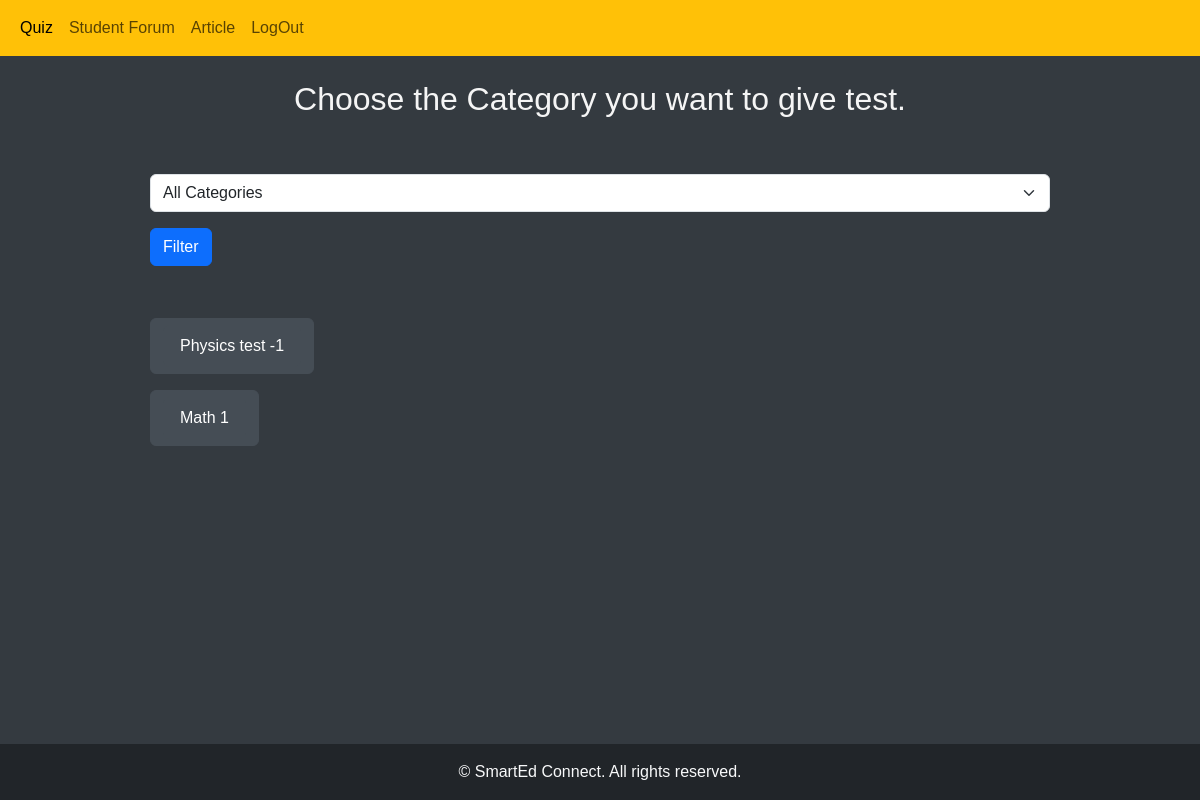
The app's page /newapp/home/ (signed in), older data.
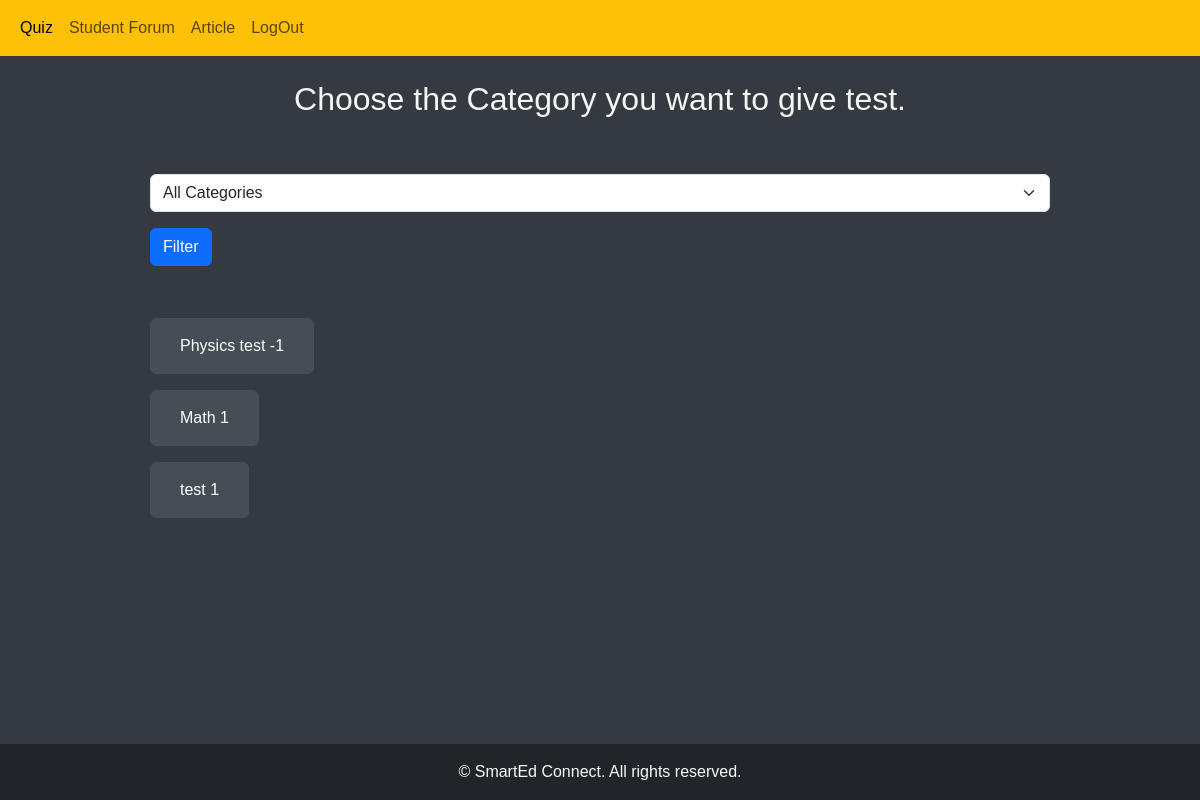
The same page, newer data.
### newapp/models.py (models this page shows, shortened)
class test(models.Model):
    category = models.ForeignKey(Category, on_delete=models.CASCADE)
    name = models.CharField(max_length=200)

### newapp/views.py (the view)
# urls.py: 2. Add a URL to urlpatterns:  path('', views.home, name='home')
@login_required(login_url='/login/')
def home(request):
    print(request.user.is_authenticated)
    category = Category.objects.all()
    test_set = test.objects.all()
    print(request.user.user_type)
    context = {
        'category': category,
        'test': test_set
        }
    if request.user.user_type == 'teacher':
        return render(request, 'teacher.html',context)
    elif request.user.user_type == 'student':
        return render(request, 'student.html',context)
    else:
        return HttpResponse('You need to be a teacher or a student')

### newapp/templates/student.html (shortened to what this page needs)
{% extends 'base.html' %}
{% block test %}
<br>
<h2 id="h2" class="text-center">Choose the Category you want to give test.</h2>
<section class="w-75 mx-auto my-5">
  <form method="POST" action="{% url 'newapp:test_category_filter' %}">
    <select name="selected_category" class="form-select" aria-label="Select Category">
      <option value="">All Categories</option>
    </select>
    <button type="submit" class="btn btn-primary mt-3">Filter</button>
  </form>
</section>
<ul class="list-group w-75 mx-auto mt-1">
  {% for tst in test %}
  <p class="d-inline-flex gap-1 ">
      <button class="btn btn-secondary button" type="button" data-bs-toggle="collapse" data-bs-target="#collapseExample{{ tst.id }}" aria-expanded="false" aria-controls="collapseExample{{ tst.id }}">
          <li class="list-group-item button" text-decoration-none text-dark>{{ tst.name }}</li>
      </button>
  </p>
  {% endfor %}
</ul>
{% endblock test %}

Row changes from the older to the newer data that the page shows:
added test: name "test 1"
